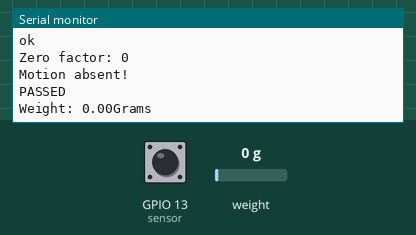
This sketch was run on a simulated ESP8266 (NodeMCU). Parts: the last lines printed to the serial monitor. The test bench sets the inputs (shaded band); at power-on: GPIO 13 (sensor) LOW, weight on the scale 0 g. WiFi joins after 1.5 s; servers stay silent unless stated.

Above: at 4.7 s.
4.8 s: GPIO 13 (sensor) driven HIGH
At 5.9 s:
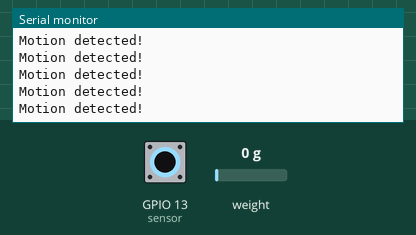
7.0 s: GPIO 13 (sensor) pulsed LOW 2 times (0.12 s each, 0.3 s apart)
At 8.3 s:
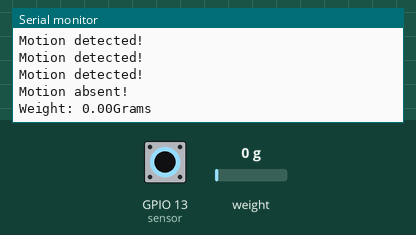

Measured:
- after the input at 4.8 s, the serial monitor: prints a new line after 0.35 s (image 1)
- after the input at 7.0 s, the serial monitor: prints a new line at once (image 2)

The sketch:

Loadcel_motion.ino
```cpp
#include <Arduino.h>
#if defined(ESP32)
  #include <WiFi.h>
#elif defined(ESP8266)
  #include <ESP8266WiFi.h>
#endif
#include <Firebase_ESP_Client.h>
//Provide the token generation process info.
#include "addons/TokenHelper.h"
//Provide the RTDB payload printing info and other helper functions.
#include "addons/RTDBHelper.h"

// Insert your network credentials
#define WIFI_SSID "REPLACE_WITH_YOUR_SSID"
#define WIFI_PASSWORD "REPLACE_WITH_YOUR_PASSWORD"

// Insert Firebase project API Key
#define API_KEY "REPLACE_WITH_YOUR_FIREBASE_PROJECT_API_KEY"

// Insert RTDB URLefine the RTDB URL */
#define DATABASE_URL "REPLACE_WITH_YOUR_FIREBASE_DATABASE_URL"
//Define Firebase Data object
FirebaseData fbdo;

FirebaseAuth auth;
FirebaseConfig config;

unsigned long sendDataPrevMillis = 0;
int count = 0;
bool signupOK = false;
#include "HX711.h"

#define DOUT 14  // Replace with the GPIO number for D5
#define CLK  12  // Replace with the GPIO number for D6

HX711 scale;
float weight;
float calibration_factor = 405.225;

int sensor = 13;  // Digital pin D7

void setup() {
  Serial.begin(115200);
  WiFi.begin(WIFI_SSID, WIFI_PASSWORD);
  Serial.print("Connecting to Wi-Fi");
  while (WiFi.status() != WL_CONNECTED){
    Serial.print(".");
    delay(300);
  }
  Serial.println();
  Serial.print("Connected with IP: ");
  Serial.println(WiFi.localIP());
  Serial.println();

  /* Assign the api key (required) */
  config.api_key = API_KEY;

  /* Assign the RTDB URL (required) */
  config.database_url = DATABASE_URL;

  /* Sign up */
  if (Firebase.signUp(&config, &auth, "", "")){
    Serial.println("ok");
    signupOK = true;
  }
  else{
    Serial.printf("%s\n", config.signer.signupError.message.c_str());
  }

  /* Assign the callback function for the long running token generation task */
  config.token_status_callback = tokenStatusCallback; //see addons/TokenHelper.h

  Firebase.begin(&config, &auth);
  Firebase.reconnectWiFi(true);

  pinMode(sensor, INPUT);
  scale.begin(DOUT, CLK);
  scale.set_scale();
  scale.tare();
  long zero_factor = scale.read_average();
  Serial.print("Zero factor: "); //This can be used to remove the need to tare the scale. Useful in permanent scale projects.
  Serial.println(zero_factor);// declare sensor as input

}
void loop() {

  long state = digitalRead(sensor);
    if(state == HIGH) {
      Serial.println("Motion detected!");
    }
    else {
      Serial.println("Motion absent!");
      scale.set_scale(calibration_factor);
      weight = scale.get_units(5);
     if (Firebase.ready() && signupOK && (millis() - sendDataPrevMillis > 15000 || sendDataPrevMillis == 0)){
    sendDataPrevMillis = millis();
     if (Firebase.RTDB.setFloat(&fbdo, "weight", weight)){
      Serial.println("PASSED");
    }
    else {
      Serial.println("FAILED");
      Serial.println("REASON: " + fbdo.errorReason());
    }
  }
      Serial.print("Weight: ");
      Serial.print(weight);
      Serial.println("Grams");
      Serial.println();
      delay(1000);
      }

}
```
